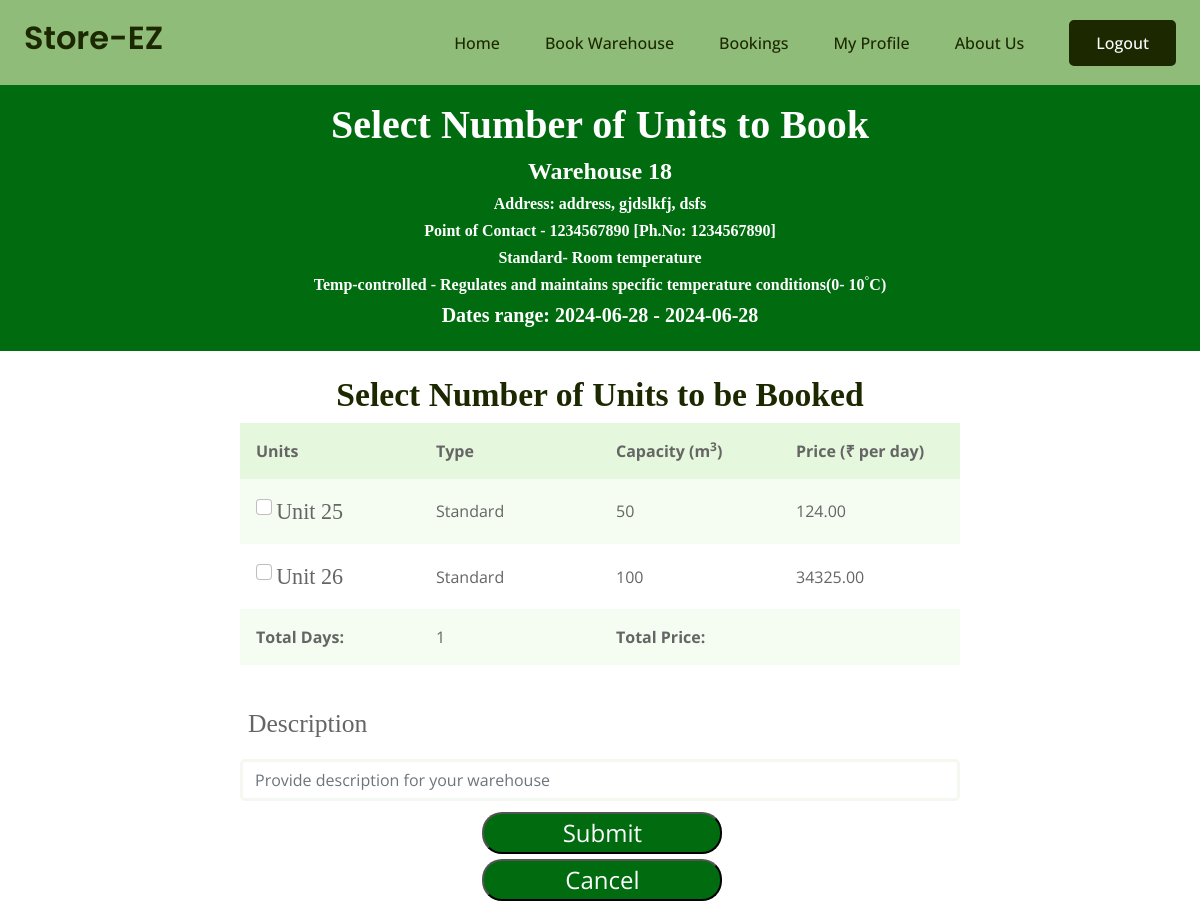
/farmer/book/18/2024-06-28/2024-06-28 (signed in), run on the app's committed database.
### mainapp/models.py (models this page shows, shortened)
class Warehouse(models.Model):
    name = models.CharField(max_length=100)
    address = models.TextField()
    city = models.CharField(max_length=100)
    state = models.CharField(max_length=100)
    poc_name = models.CharField(max_length=100, null=True)
    poc_phone_no = models.DecimalField(max_digits=10, decimal_places=0)
    owner = models.ForeignKey(Warehouse_owner, on_delete=models.CASCADE)
    image = models.ImageField(default="images/default_warehouse_image.jpg",upload_to="images/warehouse/",blank=True,null=True)
    latitude = models.FloatField(default=23.1862737352)
    longitude = models.FloatField(default = 72.6283225558)

class Unit(models.Model):
    id = models.BigAutoField(primary_key=True)
    type = models.CharField(max_length=100) # Check box field
    capacity = models.IntegerField()
    price = models.DecimalField(max_digits=10, decimal_places=2)
    warehouse = models.ForeignKey(Warehouse, on_delete=models.CASCADE)

### farmer/views.py (the view, shortened to what this page needs)
# urls.py: path("farmer/book/<int:id>/<str:start>/<str:end>",views.book,name='book'),
@login_required(login_url='login')
def book(request,id, start, end):
    warehouse = Warehouse.objects.get(id=id)
    all_units = warehouse.unit_set.all()
    end_date = datetime.strptime(end, '%Y-%m-%d').date()
    start_date = datetime.strptime(start, '%Y-%m-%d').date()
    booked_units = Booking.objects.filter(start_date__lte=end_date,end_date__gte=start_date). \
            values_list('unit', flat=True).exclude(unit=None).distinct()
    unbooked_units = all_units.exclude(id__in=booked_units.values_list('unit'))
    total_days = (end_date - start_date).days + 1
    assert(total_days>0)
    context = {'startdate':start, 'enddate':end, 'units':unbooked_units, 'total_days':total_days,'id':warehouse.id, 'warehouse':warehouse}
    return render(request,'farmer/book.html',context)

### farmer/templates/farmer/book.html (shortened to what this page needs)
{% extends 'farmerbase.html' %}
{% load static %}
{% block css %}
<link rel="stylesheet" href="{% static 'farmer/css/tableunit.css' %}">
<link rel="stylesheet" href="{% static 'farmer/css/book1.css' %}" />
{% endblock %}
{%block content%}
<div class="outer-box container-fluid " >
  <div class="" style="background-color: #016C0F;">
      <div class="py-3 d-flex flex-column justify-content-end align-items-center mb-4 rempad">
          <div class="font-large">
            <h3 class="ff" style="font-size: 100%; text-decoration-line:none; -webkit-text-fill-color: white;">
              Select Number of Units to Book</h3>
            <h4 class="ff" style="color:white">Warehouse {{id}}</h4>
            <h6 class="ff" style="color:white">Address: {{warehouse.address}}, {{warehouse.city}}, {{warehouse.state}} </h6>
            <h6 class="ff" style="color:white">Point of Contact - {{warehouse.poc_name}} [Ph.No: {{warehouse.poc_phone_no}}]</h6>
            <h6 class="ff" style="color:white">Standard- Room temperature</h6>
            <h6 class="ff" style="color:white">Temp-controlled - Regulates and maintains specific temperature conditions(0- 10<sup>°</sup>C)</h6>
            <h5 class="ff" style="color:white">Dates range: {{startdate}} - {{enddate}}</h5>
          </div>
        </div>
    </div>
      <form action="" method="post">
        <div class="table-layout">
          <h1 class="text-center ff" style="font-size: 210%">Select Number of Units to be Booked</h1>
        </div>
        <div class="table-container">
          <table>
            <tr>
              <th>Units</th>
              <th>Type</th>
              <th>Capacity (m<sup>3</sup>)</th>
              <th>Price (₹ per day)</th>
            </tr>
            {% for unit in units %}
            <tr>
              <td data-cell="{{unit.id}}">
                <input class="form-check-input" name="checkbox" type="checkbox" value="{{unit.id}}">
                <label class="form-check-label ff" for="defaultCheck1" style="font-size: 138%;">
                  Unit {{unit.id}}
                </label></td>
              <td data-cell="Unit Type" style="width:15%;">{% if unit.type == "Hot" %}Standard{% else %}Temp-controlled {% endif %}</td>
              <td data-cell="Unit Capacity">{{unit.capacity}}</td>
              <td data-cell="Unit Price">{{unit.price}}</td>
            </tr>
            {% endfor %}
            <tr>
              <td ><b>Total Days:</b></td>
              <td > {{total_days}}</td>
              <td ><b>Total Price:</b> </td>
              <td id="totalPriceDisplay"></td>
            </tr>
          </table>
        </div>
      <div id="totalPriceDisplay" class="p-2" style="font-size:20px">
      </div>
        <div class="form-group pb-2 redw">
          <label class="py-3 ff m-2 pb-2" for="formGroupExampleInput" style="font-size: 160%;">Description</label>
          <input type="text" class="form-control"  name="description" id="formGroupExampleInput"
            placeholder="Provide description for your warehouse" maxlength=200>
        </div>
        <div class="submit-btn">
          <input type="submit" class="" >
        </div>
      </form>
      <div class="cancel-btn" style="width: 20%;">
        <form action="{% url 'search'%}" method="get">
          <button  onclick="location.href='{% url 'search' %}'" type='submit'> Cancel </button>
        </form>
      </div>
</div>
{% endblock %}

### static/css/base.css (style rules this page uses)
* { margin:0; padding:0; box-sizing:border-box; }
h3 { font-family:Quicksand; }

### farmer/static/farmer/css/tableunit.css (style rules this page uses)
.table-container { margin: auto; max-width:60%; }
table { width:100%; border-collapse:collapse; }
caption,th,td { padding:1rem; }
th { cursor:pointer; }
caption,th { text-align:left; }
th { background: hsl(99.9 62.8% 83.1% / 0.5); }
tr:nth-of-type(2n) { background:hsl(99.9 62.8% 83.1% / 0.2); }

### farmer/static/farmer/css/book1.css (style rules this page uses)
.outer-box { padding-left: 0%; padding-right: 0%; }
.font-large { color: white; font-size: 2.5em; text-align: center; }
.rempad { border-radius: 50%; }
table { table-layout: fixed ; width: 100% ; }
td { width: 33% ; }
.ff { font-family: "Times New Roman", Times, serif; }
.redw { margin: auto; width: 60%; }
.submit-btn { margin: auto; max-width: 20%; }
.submit-btn input { padding: 0.5%; background-color: #016C0F; width: 100%; margin: 1%; color: #fff; font-size: 1.5rem; border-radius: 20px; }
.cancel-btn { margin: auto; width: 20%; }
.cancel-btn button { margin: auto; padding: 0.5%; background-color: #016C0F; width: 100%; margin: 1%; color: #fff; font-size: 1.5rem; border-radius: 20px; }

### data on the page
Warehouse: address "address", city "gjdslkfj", state "dsfs", poc_name "1234567890", poc_phone_no "1234567890"
Unit: id "25", type "Standard", capacity "50", price "124.00"
Unit: id "26", type "Standard", capacity "100", price "34325.00"

### other printed values
{{ id }} "18"
{{ startdate }} "2024-06-28"
{{ enddate }} "2024-06-28"
{{ total_days }} "1"
